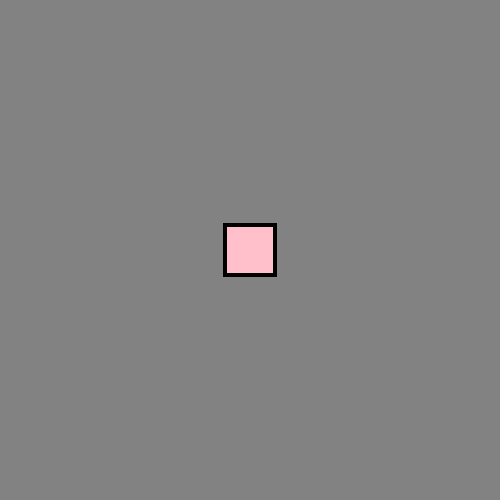
Frame 1 (no input)
Frame 60 (no input): identical to frame 1, image omitted
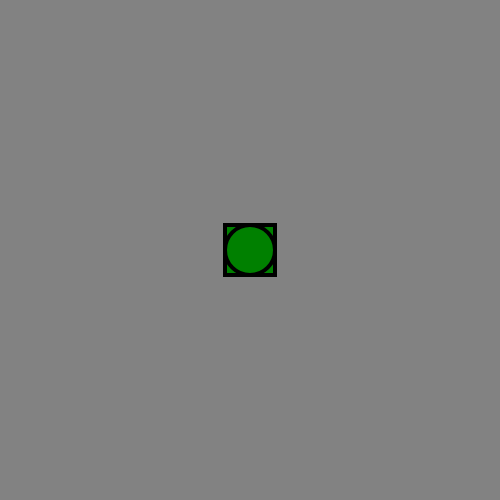
Frame 120 (the mouse pressed at the canvas centre since frame 60)

The p5.js sketch that drew these frames (run headless with seeded random() and noise() and a simulated clock; from frame 60 on, the mouse is pressed at the canvas centre):

// p5.js sketch
// ── sketch.js
//let quadX = width / 2; Will fail.

function setup() {
    createCanvas(500, 500);
}

function draw() {
    
    //Why can't we initialise quadX previously
    
    let quadX = width / 2
    background(130);
    rectMode(CENTER);
    strokeWeight(4);
    

    if(mouseX < quadX && mouseY < quadX){
        fill('pink');
        rect(quadX, quadX, 50, 50);
    }
    else if(mouseX > quadX && mouseY < quadX){
        fill('purple');
        ellipse(quadX, quadX, 50);
    }
    else if(mouseX < quadX && mouseY > quadX){
        fill('pink');
        ellipse(quadX, quadX, 50, 50);
    }
    else if(mouseX > quadX && mouseY > quadX){
        fill('purple');
        rect(quadX, quadX, 50, 50);
    }
    else{
        fill('green');
        rect(quadX, quadX, 50, 50);
        ellipse(quadX, quadX, 50, 50);
    }
}
